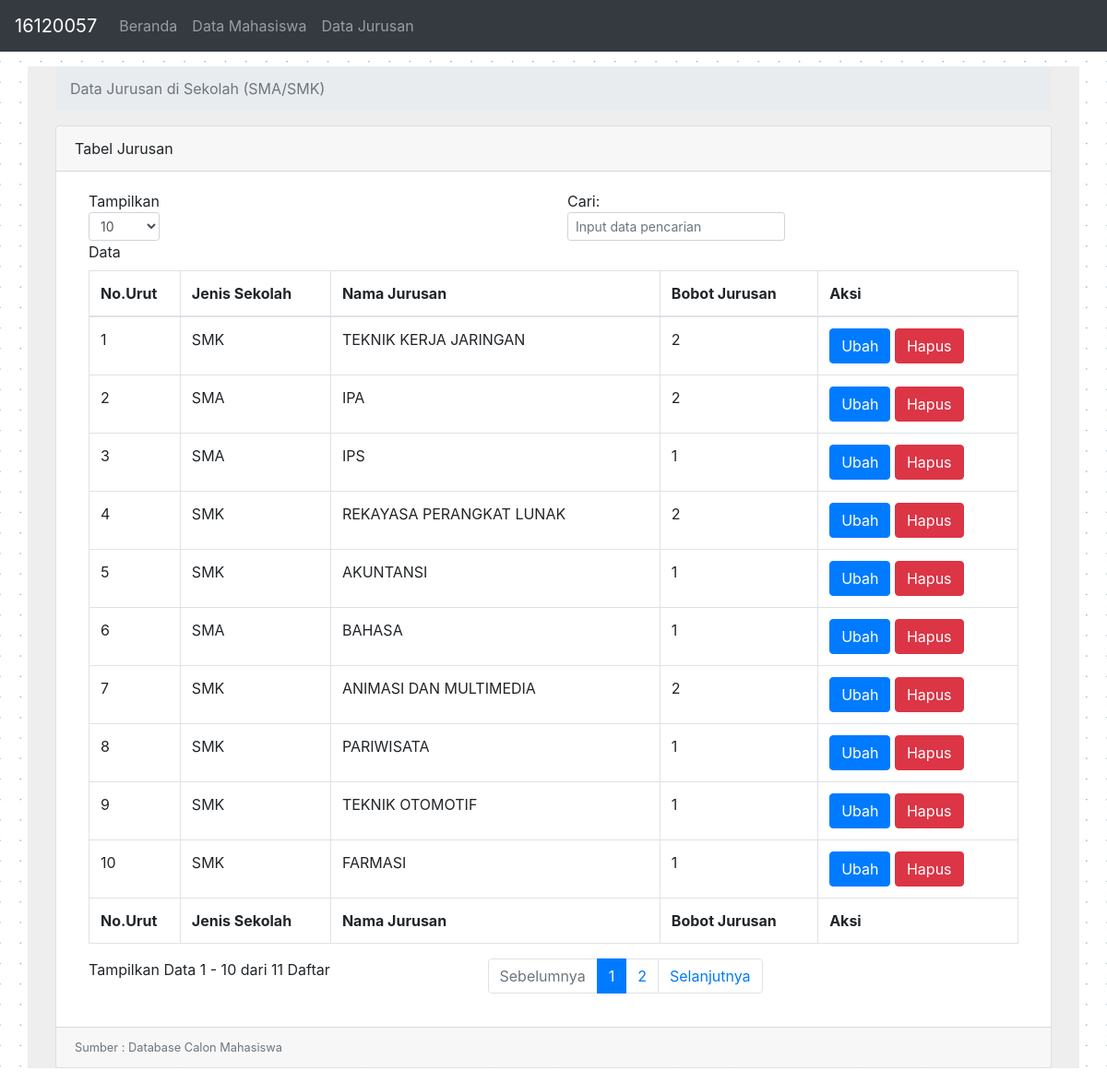
Screenshot of /data_jurusan.php with the database file from the repository.
### tables this page shows
CREATE TABLE IF NOT EXISTS `jurusan` (
  `id_jurusan` int(11) NOT NULL AUTO_INCREMENT,
  `jenis_sekolah` text NOT NULL,
  `nama_jurusan` text NOT NULL,
  `bobot_jurusan` varchar(2) NOT NULL,
  PRIMARY KEY (`id_jurusan`)
);

### functions.php (called while the page is built, shortened)
<?php
$server = "localhost";
$username = "root";
$password = "";
$database = "ag";
$koneksi=mysqli_connect($server,$username,$password) or die("Koneksi gagal");
mysqli_select_db($koneksi,$database) or die("Database tidak bisa dibuka");
function tabel($query){
	global $koneksi;
	$result = mysqli_query($koneksi,$query);
	$rows = [];
	while ($row = mysqli_fetch_assoc($result)){
		$rows [] = $row;
	}
	return $rows;
}

### data_jurusan.php (the view, shortened to what this page needs)
<?php
require "functions.php";
$data = tabel("SElECT * FROM jurusan");
?>
<!DOCTYPE html>
<html lang="en">
<head>
    <link rel="stylesheet" href="css/bootstrap.min.css">
    <link rel="stylesheet" href="css/bootstrap.css">
</head>
<body>
    <nav class="navbar navbar-expand-md bg-dark navbar-dark ">
        <a class="navbar-brand" href="#">16120057</a>
        <div class="collapse navbar-collapse" id="collapsibleNavbar">
            <ul class="navbar-nav">
                <li class="nav-item">
                    <a class="nav-link" href="index.php">Beranda</a>
                </li>
                <li class="nav-item">
                    <a class="nav-link" href="data_mhs.php">Data Mahasiswa</a>
                </li>
                <li class="nav-item">
                    <a class="nav-link" href="data_jurusan.php">Data Jurusan</a>
                </li>
            </ul>
        </div>
    </nav>
    <div class="container">
        <div class="content-wrapper">
            <div class="container-fluid">
                <ol class="breadcrumb mt-3">
                    <li class="breadcrumb-item active">Data Jurusan di Sekolah (SMA/SMK)</li>
                </ol>
                <div class="card mb-3">
                    <div class="card-header">
                        <i class="fa fa-table"></i> Tabel Jurusan</div>
                    <div class="card-body">
                        <div class="table-responsive">
                            <table class="table table-bordered" id="dataTable" width="100%" cellspacing="0">
                                <thead>
                                    <tr>
                                        <th>No.Urut</th>
                                        <th>Jenis Sekolah</th>
                                        <th>Nama Jurusan</th>
                                        <th>Bobot Jurusan</th>
                                        <th>Aksi</th>
                                    </tr>
                                </thead>
                                <tfoot>
                                    <tr>
                                        <th>No.Urut</th>
                                        <th>Jenis Sekolah</th>
                                        <th>Nama Jurusan</th>
                                        <th>Bobot Jurusan</th>
                                        <th>Aksi</th>
                                    </tr>
                                </tfoot>
                                <tbody>
                                    <?php $i = 1 ?>
                                    <?php foreach ($data as $tabel) : ?>
                                        <tr>
                                            <td><?= $i ?></td>
                                            <td><?= $tabel["jenis_sekolah"] ?></td>
                                            <td><?= $tabel["nama_jurusan"] ?></td>
                                            <td><?= $tabel["bobot_jurusan"] ?></td>
                                            <td>
                                                <a href="ubah_jurusan.php?id_jurusan=<?= $tabel["id_jurusan"] ?>" class="btn btn-primary">Ubah</a></button>
                                                <a href="hapus_jurusan.php?id_jurusan=<?= $tabel["id_jurusan"] ?>" class="btn btn-danger" onclick="return confirm('Apakah Anda yakin ingin menghapus data?')">Hapus</a></button>
                                            </td>
                                        </tr>
                                        <?php $i++; ?>
                                    <?php endforeach; ?>
                                </tbody>
                            </table>
                        </div>
                    </div>
                    <div class="card-footer small text-muted">Sumber : Database Calon Mahasiswa</div>
                </div>
            </div>
        </div>
    </div>
</body>
</html>

### rows the page displays
jurusan: jenis_sekolah "SMK", nama_jurusan "TEKNIK KERJA JARINGAN", bobot_jurusan "2"
jurusan: jenis_sekolah "SMA", nama_jurusan "IPA", bobot_jurusan "2"
jurusan: jenis_sekolah "SMA", nama_jurusan "IPS", bobot_jurusan "1"
jurusan: jenis_sekolah "SMK", nama_jurusan "REKAYASA PERANGKAT LUNAK", bobot_jurusan "2"
jurusan: jenis_sekolah "SMK", nama_jurusan "AKUNTANSI", bobot_jurusan "1"
jurusan: jenis_sekolah "SMA", nama_jurusan "BAHASA", bobot_jurusan "1"
jurusan: jenis_sekolah "SMK", nama_jurusan "ANIMASI DAN MULTIMEDIA", bobot_jurusan "2"
jurusan: jenis_sekolah "SMK", nama_jurusan "PARIWISATA", bobot_jurusan "1"
jurusan: jenis_sekolah "SMK", nama_jurusan "TEKNIK OTOMOTIF", bobot_jurusan "1"
jurusan: jenis_sekolah "SMK", nama_jurusan "FARMASI", bobot_jurusan "1"
